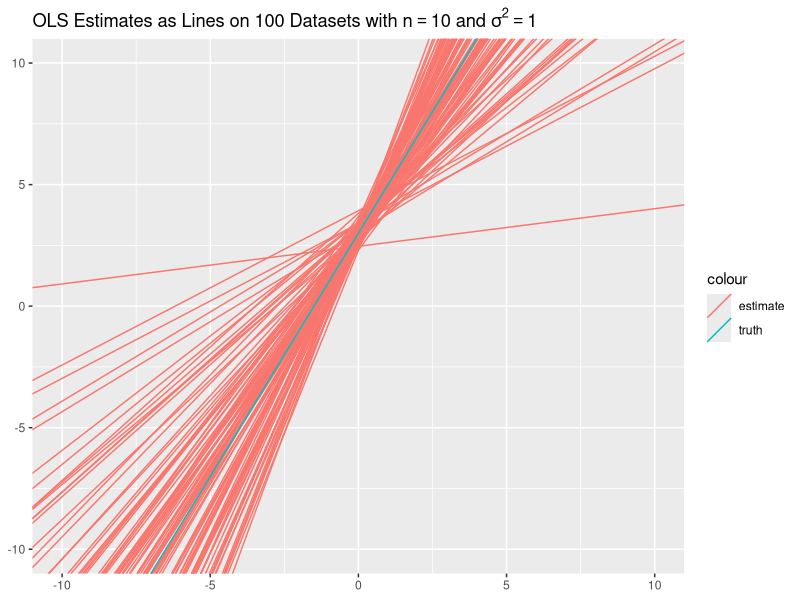
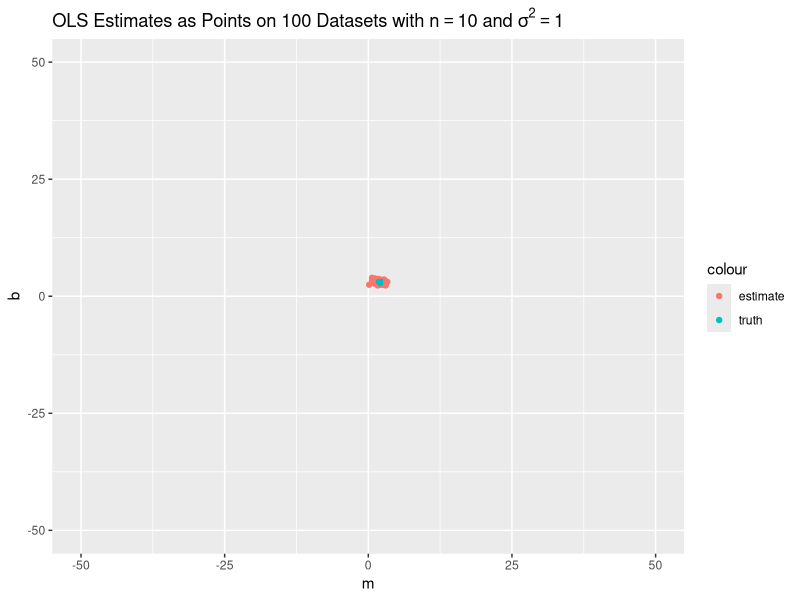
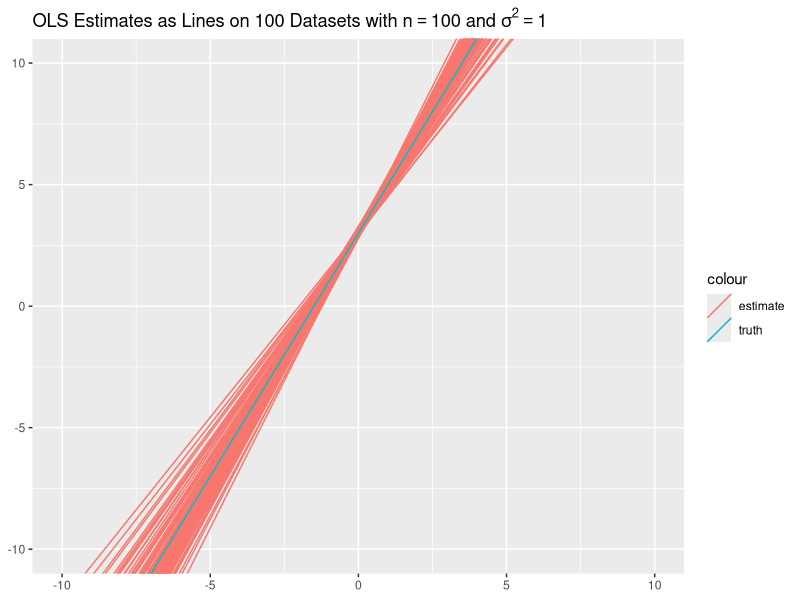
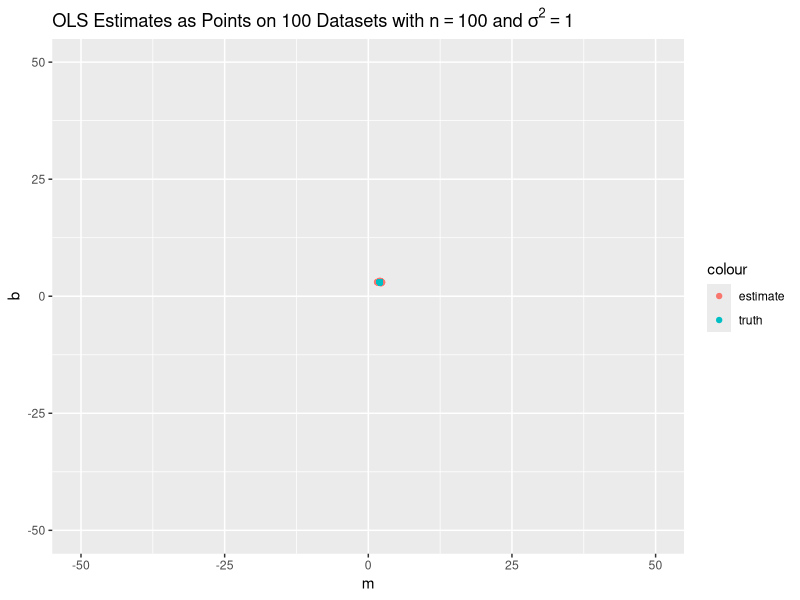
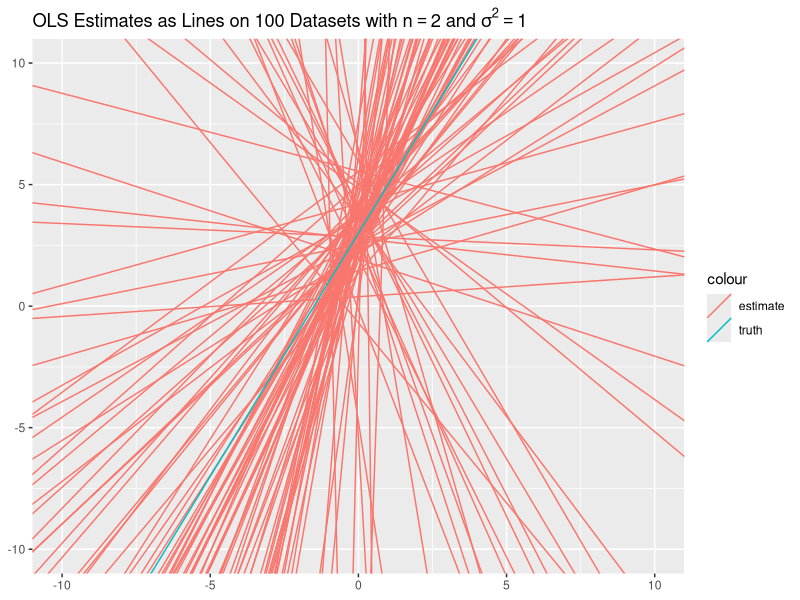
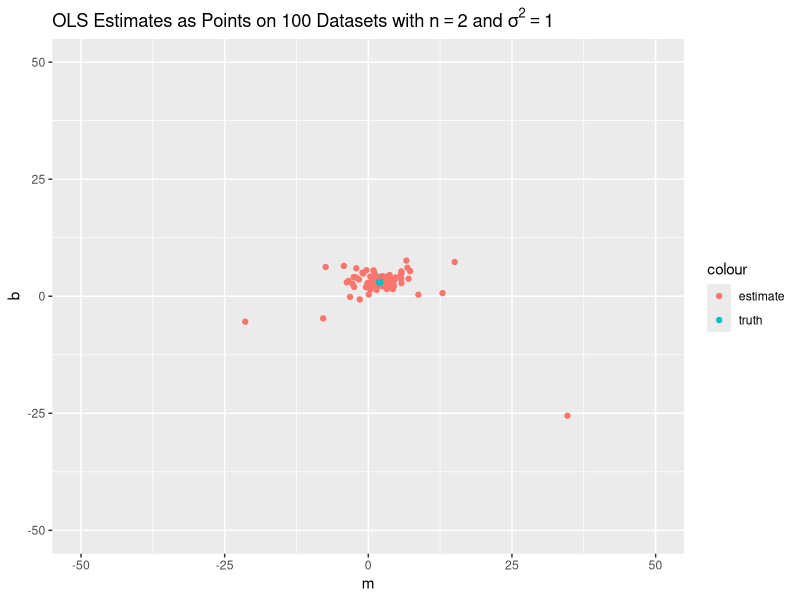
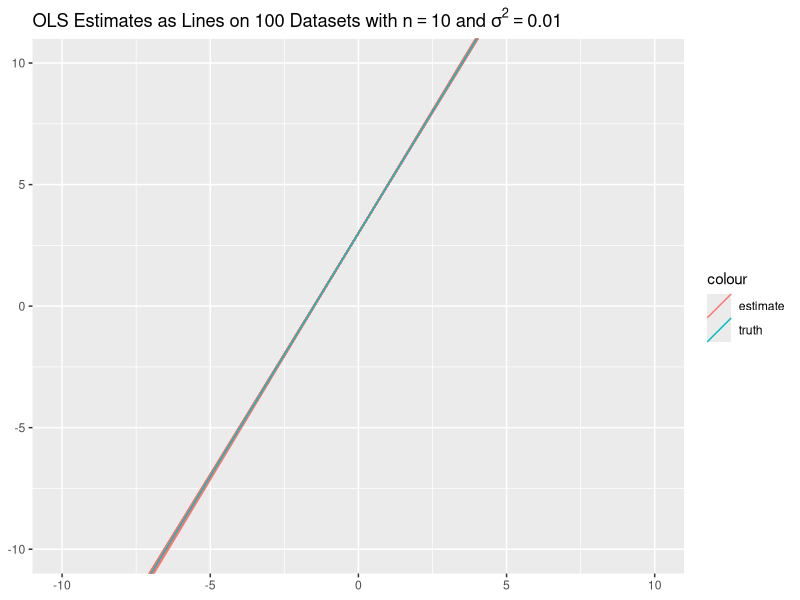
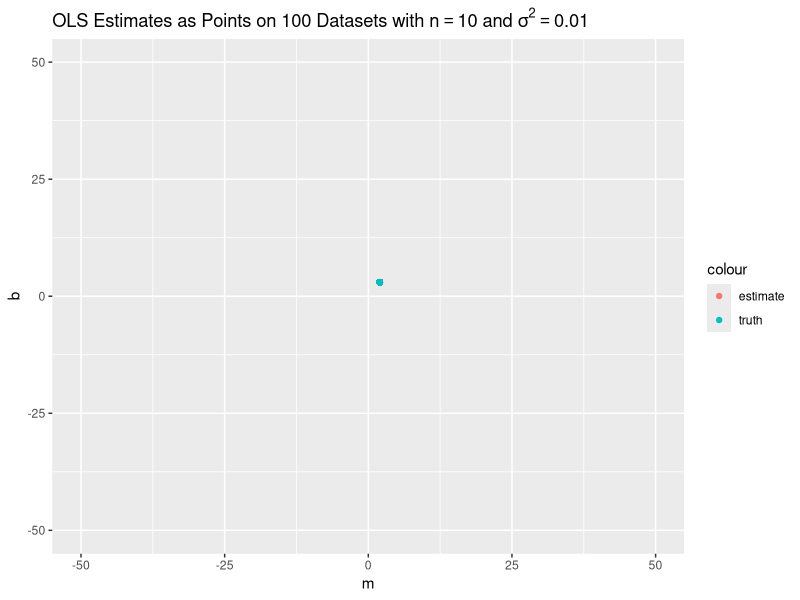

Reproduce these figures in R, in order.
## ---- chunk 1
knitr::opts_knit$set(root.dir = "/Users/turx/Projects/machine-teaching-23sp/hw02-estimate-truth")
knitr::opts_chunk$set(warning = FALSE, message = FALSE)
library(readxl)
library(tidyverse)
library(lubridate)
library(ggplot2)
## ---- chunk 2
gen_dataset <- function(n, a, b, sigma_sq) {
    x <- runif(n, -1, 1)
    eps <- rnorm(n, mean = 0, sd = sigma_sq)
    y <- a * x + b + eps
    return(tibble(x = x, y = y))
}
gen_datasets <- function(n_datasets, len_dataset, a, b, sigma_sq) {
    dfs <- list(1:n_datasets)
    for (i in 1:n_datasets) {
        dfs[[i]] <- gen_dataset(len_dataset, a, b, sigma_sq)
    }
    return(dfs)
}

ds <- gen_datasets(n_datasets = 100, len_dataset = 10, a = 2, b = 3, sigma_sq = 1)
write.csv(ds, "datasets-n10-s1.csv")
ds[[1]]
## ---- chunk 3
ols_regression <- function(x, y) {
    x <- as.matrix(x)
    y <- as.matrix(y)
    m <- (mean(x * y) - mean(x) * mean(y)) / (mean(x^2) - mean(x)^2)
    b <- mean(y) - m * mean(x)
    return(list(m = m, b = b))
}
## ---- chunk 4
gen_ols_results <- function(ds) {
    ols_results <- list(1:100)
    for (i in 1:100) {
        ols_results[[i]] <- ols_regression(ds[[i]]$x, ds[[i]]$y)
    }
    ols_results_df <- tibble(
        m = map_dbl(ols_results, "m"),
        b = map_dbl(ols_results, "b")
    )
    return(ols_results_df)
}

ols_results_df <- gen_ols_results(ds)
ols_results_df
## ---- chunk 5
gen_plot_estimates <- function(ols_results_df, n_datasets, len_dataset, sigma_sq) {
    line_plot <- ggplot(ols_results_df) +
        geom_abline(aes(slope = m, intercept = b, color = "estimate")) +
        geom_abline(aes(slope = 2, intercept = 3, color = "truth")) +
        xlim(-10, 10) +
        ylim(-10, 10) +
        ggtitle(bquote("OLS Estimates as Lines on" ~ .(n_datasets) ~ "Datasets with" ~ n == .(len_dataset) ~ "and" ~ sigma^2 == .(sigma_sq)))

    pt_plot <- ggplot(ols_results_df) +
        geom_point(aes(x = m, y = b, color = "estimate")) +
        geom_point(aes(x = 2, y = 3, color = "truth")) +
        xlim(-50, 50) +
        ylim(-50, 50) +
        ggtitle(bquote("OLS Estimates as Points on" ~ .(n_datasets) ~ "Datasets with" ~ n == .(len_dataset) ~ "and" ~ sigma^2 == .(sigma_sq)))

    return(list(line_plot = line_plot, pt_plot = pt_plot))
}

plots <- gen_plot_estimates(ols_results_df, n_datasets = 100, len_dataset = 10, sigma_sq = 1)
plots$line_plot
ggsave("Q3-1.svg")
plots$pt_plot
ggsave("Q3-2.svg")
## ---- chunk 6
ds <- gen_datasets(n_datasets = 100, len_dataset = 100, a = 2, b = 3, sigma_sq = 1)
write.csv(ds, "datasets-n100-s1.csv")
ols_results_df <- gen_ols_results(ds)
plots <- gen_plot_estimates(ols_results_df, n_datasets = 100, len_dataset = 100, sigma_sq = 1)
plots$line_plot
ggsave("Q4-1.svg")
plots$pt_plot
ggsave("Q4-2.svg")
## ---- chunk 7
ds <- gen_datasets(n_datasets = 100, len_dataset = 2, a = 2, b = 3, sigma_sq = 1)
write.csv(ds, "datasets-n2-s1.csv")
ols_results_df <- gen_ols_results(ds)
plots <- gen_plot_estimates(ols_results_df, n_datasets = 100, len_dataset = 2, sigma_sq = 1)
plots$line_plot
ggsave("Q4-3.svg")
plots$pt_plot
ggsave("Q4-4.svg")
## ---- chunk 8
ds <- gen_datasets(n_datasets = 100, len_dataset = 10, a = 2, b = 3, sigma_sq = 0.01)
write.csv(ds, "datasets-n10-s0.01.csv")
ols_results_df <- gen_ols_results(ds)
plots <- gen_plot_estimates(ols_results_df, n_datasets = 100, len_dataset = 10, sigma_sq = 0.01)
plots$line_plot
ggsave("Q5-1.svg")
plots$pt_plot
ggsave("Q5-2.svg")
## ---- chunk 9
ds <- gen_datasets(n_datasets = 100, len_dataset = 10, a = 2, b = 3, sigma_sq = 100)
write.csv(ds, "datasets-n10-s100.csv")
ols_results_df <- gen_ols_results(ds)
plots <- gen_plot_estimates(ols_results_df, n_datasets = 100, len_dataset = 10, sigma_sq = 100)
plots$line_plot
ggsave("Q5-3.svg")
plots$pt_plot
ggsave("Q5-4.svg")
